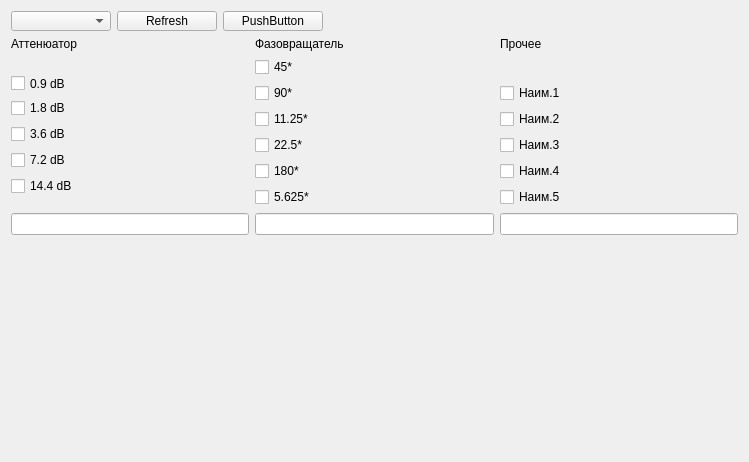
<?xml version="1.0" encoding="UTF-8"?>
<ui version="4.0">
 <class>MainWindow</class>
 <widget class="QWidget" name="MainWindow">
  <property name="geometry">
   <rect>
    <x>0</x>
    <y>0</y>
    <width>749</width>
    <height>462</height>
   </rect>
  </property>
  <property name="maximumSize">
   <size>
    <width>749</width>
    <height>462</height>
   </size>
  </property>
  <property name="windowTitle">
   <string>Formold</string>
  </property>
  <layout class="QGridLayout" name="gridLayout_2">
   <item row="0" column="0">
    <layout class="QGridLayout" name="gridLayout">
     <item row="0" column="0">
      <widget class="QComboBox" name="comboBoxToolList">
       <property name="minimumSize">
        <size>
         <width>100</width>
         <height>10</height>
        </size>
       </property>
       <property name="layoutDirection">
        <enum>Qt::LeftToRight</enum>
       </property>
       <property name="insertPolicy">
        <enum>QComboBox::InsertAtBottom</enum>
       </property>
      </widget>
     </item>
     <item row="0" column="1">
      <widget class="QPushButton" name="pushButtonRefresh_2">
       <property name="minimumSize">
        <size>
         <width>100</width>
         <height>10</height>
        </size>
       </property>
       <property name="text">
        <string>Refresh</string>
       </property>
      </widget>
     </item>
     <item row="0" column="2">
      <widget class="QPushButton" name="pushButton">
       <property name="minimumSize">
        <size>
         <width>100</width>
         <height>10</height>
        </size>
       </property>
       <property name="text">
        <string>PushButton</string>
       </property>
      </widget>
     </item>
     <item row="0" column="3">
      <spacer name="horizontalSpacer">
       <property name="orientation">
        <enum>Qt::Horizontal</enum>
       </property>
       <property name="sizeHint" stdset="0">
        <size>
         <width>40</width>
         <height>20</height>
        </size>
       </property>
      </spacer>
     </item>
    </layout>
   </item>
   <item row="1" column="0">
    <layout class="QHBoxLayout" name="horizontalLayout_2">
     <item>
      <layout class="QVBoxLayout" name="verticalLayout_4">
       <item alignment="Qt::AlignTop">
        <widget class="QLabel" name="label">
         <property name="text">
          <string>Аттенюатор</string>
         </property>
        </widget>
       </item>
       <item>
        <widget class="QCheckBox" name="checkBoxAtt1">
         <property name="enabled">
          <bool>true</bool>
         </property>
         <property name="maximumSize">
          <size>
           <width>146</width>
           <height>17</height>
          </size>
         </property>
         <property name="text">
          <string>0.9 dB</string>
         </property>
         <property name="checkable">
          <bool>true</bool>
         </property>
         <property name="checked">
          <bool>false</bool>
         </property>
         <property name="autoRepeat">
          <bool>false</bool>
         </property>
        </widget>
       </item>
       <item>
        <widget class="QCheckBox" name="checkBoxAtt2">
         <property name="text">
          <string>1.8 dB</string>
         </property>
        </widget>
       </item>
       <item>
        <widget class="QCheckBox" name="checkBoxAtt3">
         <property name="text">
          <string>3.6 dB</string>
         </property>
        </widget>
       </item>
       <item>
        <widget class="QCheckBox" name="checkBoxAtt4">
         <property name="text">
          <string>7.2 dB</string>
         </property>
        </widget>
       </item>
       <item alignment="Qt::AlignTop">
        <widget class="QCheckBox" name="checkBoxAtt5">
         <property name="text">
          <string>14.4 dB</string>
         </property>
        </widget>
       </item>
      </layout>
     </item>
     <item>
      <layout class="QVBoxLayout" name="verticalLayout_5">
       <item alignment="Qt::AlignTop">
        <widget class="QLabel" name="label_5">
         <property name="text">
          <string>Фазовращатель</string>
         </property>
        </widget>
       </item>
       <item>
        <widget class="QCheckBox" name="checkBoxFv4">
         <property name="text">
          <string>45*</string>
         </property>
        </widget>
       </item>
       <item>
        <widget class="QCheckBox" name="checkBoxFv5">
         <property name="text">
          <string>90*</string>
         </property>
        </widget>
       </item>
       <item>
        <widget class="QCheckBox" name="checkBoxFv2">
         <property name="text">
          <string>11.25*</string>
         </property>
        </widget>
       </item>
       <item>
        <widget class="QCheckBox" name="checkBoxFv3">
         <property name="text">
          <string>22.5*</string>
         </property>
        </widget>
       </item>
       <item>
        <widget class="QCheckBox" name="checkBoxFv6">
         <property name="text">
          <string>180*</string>
         </property>
        </widget>
       </item>
       <item alignment="Qt::AlignTop">
        <widget class="QCheckBox" name="checkBoxFv1">
         <property name="text">
          <string>5.625*</string>
         </property>
        </widget>
       </item>
      </layout>
     </item>
     <item>
      <layout class="QVBoxLayout" name="verticalLayout_6">
       <item alignment="Qt::AlignLeft|Qt::AlignTop">
        <widget class="QLabel" name="label_6">
         <property name="text">
          <string>Прочее</string>
         </property>
        </widget>
       </item>
       <item>
        <widget class="QCheckBox" name="checkBoxElse1">
         <property name="enabled">
          <bool>true</bool>
         </property>
         <property name="text">
          <string>Наим.1</string>
         </property>
         <property name="checkable">
          <bool>true</bool>
         </property>
         <property name="checked">
          <bool>false</bool>
         </property>
         <property name="autoRepeat">
          <bool>false</bool>
         </property>
        </widget>
       </item>
       <item>
        <widget class="QCheckBox" name="checkBoxElse2">
         <property name="text">
          <string>Наим.2</string>
         </property>
        </widget>
       </item>
       <item>
        <widget class="QCheckBox" name="checkBoxElse3">
         <property name="text">
          <string>Наим.3</string>
         </property>
        </widget>
       </item>
       <item>
        <widget class="QCheckBox" name="checkBoxElse4">
         <property name="text">
          <string>Наим.4</string>
         </property>
        </widget>
       </item>
       <item>
        <widget class="QCheckBox" name="checkBoxElse5">
         <property name="text">
          <string>Наим.5</string>
         </property>
        </widget>
       </item>
      </layout>
     </item>
    </layout>
   </item>
   <item row="2" column="0">
    <layout class="QHBoxLayout" name="horizontalLayout_3">
     <item>
      <widget class="QLineEdit" name="lineEdit_4"/>
     </item>
     <item>
      <widget class="QLineEdit" name="lineEdit_7"/>
     </item>
     <item>
      <widget class="QLineEdit" name="lineEdit_8"/>
     </item>
    </layout>
   </item>
   <item row="3" column="0">
    <spacer name="verticalSpacer">
     <property name="orientation">
      <enum>Qt::Vertical</enum>
     </property>
     <property name="sizeHint" stdset="0">
      <size>
       <width>20</width>
       <height>221</height>
      </size>
     </property>
    </spacer>
   </item>
  </layout>
 </widget>
 <resources/>
 <connections/>
</ui>
